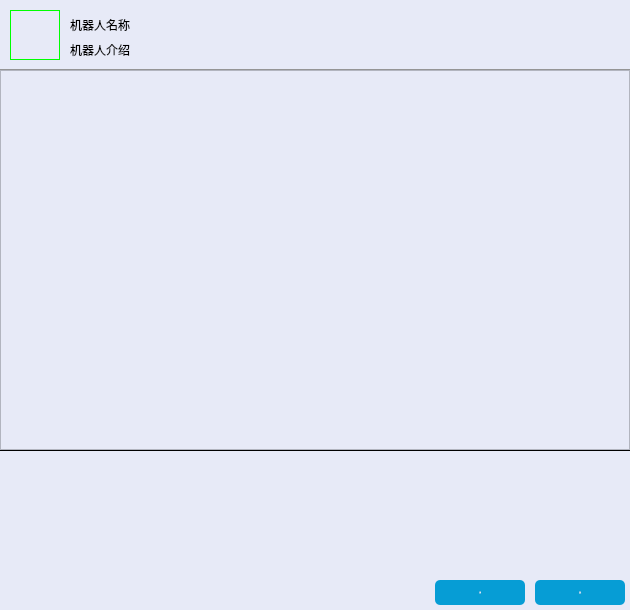
<?xml version="1.0" encoding="UTF-8"?>
<ui version="4.0">
 <class>AiChat</class>
 <widget class="QWidget" name="AiChat">
  <property name="geometry">
   <rect>
    <x>0</x>
    <y>0</y>
    <width>630</width>
    <height>610</height>
   </rect>
  </property>
  <property name="minimumSize">
   <size>
    <width>630</width>
    <height>610</height>
   </size>
  </property>
  <property name="maximumSize">
   <size>
    <width>630</width>
    <height>610</height>
   </size>
  </property>
  <property name="windowTitle">
   <string>Form</string>
  </property>
  <property name="styleSheet">
   <string notr="true">/*全局样式表*/
QPushButton{
	border:none;
}

/*局部样式表Top*/
QWidget#Top{
	background-color: rgb(231, 234, 247);
	border-bottom:1px solid rgb(149, 149, 149);
}

QLabel#FriendHead{
	border:1px solid rgb(0, 255, 0);;
}

QPushButton#close_Btntop:hover{
	background-color: rgb(255, 0, 0);
}

QPushButton#reduce_Btn:hover{
	background-color: rgb(217, 217, 217);
}

/*局部样式表Center*/
QListWidget#listWidget{
	background-color: rgb(231, 234, 247);
}

QLabel#Image{
	border-bottom:1px solid rgb(149, 149, 149);
	background-color: rgb(255, 255, 255);
}

/*局部样式表Bottom*/
QWidget#Bottom{
    border-top:1px solid rgb(0, 0, 0);
	background-color: rgb(231, 234, 247);
}

QPushButton#emote_Btn:hover{
	 border:1px solid rgb(203, 203, 203);
}

QPushButton#file_Btn:hover{
	 border:1px solid rgb(203, 203, 203);
}

QTextEdit#text_Edit{
	background-color: rgb(231, 234, 247);
	border:noe;
}

QPushButton#close_Btnbottom{
	background-color: rgb(6, 157, 213);
	color: rgb(255, 255, 255);
	border-radius:5px;
	font:normal 18px &quot;楷体&quot;;
}

QPushButton#close_Btnbottom:hover{
	background-color: rgb(75,202,255);
}

QPushButton#sending_Btn{
	background-color: rgb(6, 157, 213);
	color: rgb(255, 255, 255);
	border-radius:5px;
	font:normal 18px &quot;楷体&quot;;
}

QPushButton#sending_Btn:hover{
	background-color: rgb(75,202,255);
}

QTextBrowser#text_Browser{
	border:none;
 	background:#E7EAF7;
}

QPushButton#setup_Btn:hover{
	background-color: rgb(217, 217, 217);
}

</string>
  </property>
  <widget class="QWidget" name="Top" native="true">
   <property name="geometry">
    <rect>
     <x>0</x>
     <y>0</y>
     <width>630</width>
     <height>70</height>
    </rect>
   </property>
   <property name="minimumSize">
    <size>
     <width>630</width>
     <height>70</height>
    </size>
   </property>
   <property name="maximumSize">
    <size>
     <width>630</width>
     <height>70</height>
    </size>
   </property>
   <widget class="QLabel" name="FriendHead">
    <property name="geometry">
     <rect>
      <x>10</x>
      <y>10</y>
      <width>50</width>
      <height>50</height>
     </rect>
    </property>
    <property name="text">
     <string/>
    </property>
    <property name="scaledContents">
     <bool>true</bool>
    </property>
   </widget>
   <widget class="QLabel" name="FriendName">
    <property name="geometry">
     <rect>
      <x>70</x>
      <y>15</y>
      <width>150</width>
      <height>20</height>
     </rect>
    </property>
    <property name="minimumSize">
     <size>
      <width>150</width>
      <height>20</height>
     </size>
    </property>
    <property name="maximumSize">
     <size>
      <width>150</width>
      <height>20</height>
     </size>
    </property>
    <property name="text">
     <string>机器人名称</string>
    </property>
   </widget>
   <widget class="QLabel" name="FriendSign">
    <property name="geometry">
     <rect>
      <x>70</x>
      <y>40</y>
      <width>300</width>
      <height>20</height>
     </rect>
    </property>
    <property name="minimumSize">
     <size>
      <width>300</width>
      <height>20</height>
     </size>
    </property>
    <property name="maximumSize">
     <size>
      <width>300</width>
      <height>20</height>
     </size>
    </property>
    <property name="text">
     <string>机器人介绍</string>
    </property>
   </widget>
   <widget class="QPushButton" name="close_Btntop">
    <property name="geometry">
     <rect>
      <x>610</x>
      <y>0</y>
      <width>20</width>
      <height>20</height>
     </rect>
    </property>
    <property name="minimumSize">
     <size>
      <width>20</width>
      <height>20</height>
     </size>
    </property>
    <property name="maximumSize">
     <size>
      <width>20</width>
      <height>20</height>
     </size>
    </property>
    <property name="text">
     <string/>
    </property>
    <property name="icon">
     <iconset resource="../image/Image.qrc">
      <normaloff>:/new/icons/icons/becurrent/close.png</normaloff>:/new/icons/icons/becurrent/close.png</iconset>
    </property>
   </widget>
   <widget class="QPushButton" name="reduce_Btn">
    <property name="geometry">
     <rect>
      <x>588</x>
      <y>0</y>
      <width>20</width>
      <height>20</height>
     </rect>
    </property>
    <property name="minimumSize">
     <size>
      <width>20</width>
      <height>20</height>
     </size>
    </property>
    <property name="maximumSize">
     <size>
      <width>20</width>
      <height>20</height>
     </size>
    </property>
    <property name="text">
     <string/>
    </property>
    <property name="icon">
     <iconset resource="../image/Image.qrc">
      <normaloff>:/new/icons/icons/becurrent/minus.png</normaloff>:/new/icons/icons/becurrent/minus.png</iconset>
    </property>
   </widget>
  </widget>
  <widget class="QWidget" name="Centre" native="true">
   <property name="geometry">
    <rect>
     <x>0</x>
     <y>70</y>
     <width>630</width>
     <height>380</height>
    </rect>
   </property>
   <property name="minimumSize">
    <size>
     <width>630</width>
     <height>380</height>
    </size>
   </property>
   <property name="maximumSize">
    <size>
     <width>630</width>
     <height>380</height>
    </size>
   </property>
   <widget class="QListWidget" name="listWidget">
    <property name="geometry">
     <rect>
      <x>0</x>
      <y>0</y>
      <width>630</width>
      <height>380</height>
     </rect>
    </property>
    <property name="minimumSize">
     <size>
      <width>630</width>
      <height>380</height>
     </size>
    </property>
    <property name="maximumSize">
     <size>
      <width>630</width>
      <height>380</height>
     </size>
    </property>
   </widget>
  </widget>
  <widget class="QWidget" name="Bottom" native="true">
   <property name="geometry">
    <rect>
     <x>0</x>
     <y>450</y>
     <width>630</width>
     <height>160</height>
    </rect>
   </property>
   <property name="minimumSize">
    <size>
     <width>630</width>
     <height>160</height>
    </size>
   </property>
   <property name="maximumSize">
    <size>
     <width>630</width>
     <height>160</height>
    </size>
   </property>
   <widget class="QPushButton" name="close_Btnbottom">
    <property name="geometry">
     <rect>
      <x>435</x>
      <y>130</y>
      <width>90</width>
      <height>25</height>
     </rect>
    </property>
    <property name="minimumSize">
     <size>
      <width>90</width>
      <height>25</height>
     </size>
    </property>
    <property name="maximumSize">
     <size>
      <width>90</width>
      <height>25</height>
     </size>
    </property>
    <property name="font">
     <font>
      <family>楷体</family>
      <pointsize>-1</pointsize>
      <italic>false</italic>
      <bold>false</bold>
     </font>
    </property>
    <property name="text">
     <string>关闭</string>
    </property>
   </widget>
   <widget class="QPushButton" name="sending_Btn">
    <property name="geometry">
     <rect>
      <x>535</x>
      <y>130</y>
      <width>90</width>
      <height>25</height>
     </rect>
    </property>
    <property name="minimumSize">
     <size>
      <width>90</width>
      <height>25</height>
     </size>
    </property>
    <property name="maximumSize">
     <size>
      <width>90</width>
      <height>25</height>
     </size>
    </property>
    <property name="font">
     <font>
      <family>楷体</family>
      <pointsize>-1</pointsize>
      <italic>false</italic>
      <bold>false</bold>
     </font>
    </property>
    <property name="text">
     <string>发送</string>
    </property>
   </widget>
   <widget class="QTextEdit" name="text_Edit">
    <property name="geometry">
     <rect>
      <x>0</x>
      <y>1</y>
      <width>630</width>
      <height>120</height>
     </rect>
    </property>
    <property name="minimumSize">
     <size>
      <width>630</width>
      <height>120</height>
     </size>
    </property>
    <property name="maximumSize">
     <size>
      <width>630</width>
      <height>120</height>
     </size>
    </property>
    <property name="font">
     <font>
      <pointsize>14</pointsize>
     </font>
    </property>
    <property name="verticalScrollBarPolicy">
     <enum>Qt::ScrollBarAlwaysOff</enum>
    </property>
    <property name="horizontalScrollBarPolicy">
     <enum>Qt::ScrollBarAlwaysOff</enum>
    </property>
    <property name="html">
     <string>&lt;!DOCTYPE HTML PUBLIC &quot;-//W3C//DTD HTML 4.0//EN&quot; &quot;http://www.w3.org/TR/REC-html40/strict.dtd&quot;&gt;
&lt;html&gt;&lt;head&gt;&lt;meta name=&quot;qrichtext&quot; content=&quot;1&quot; /&gt;&lt;meta charset=&quot;utf-8&quot; /&gt;&lt;style type=&quot;text/css&quot;&gt;
p, li { white-space: pre-wrap; }
hr { height: 1px; border-width: 0; }
li.unchecked::marker { content: &quot;\2610&quot;; }
li.checked::marker { content: &quot;\2612&quot;; }
&lt;/style&gt;&lt;/head&gt;&lt;body style=&quot; font-family:'Microsoft YaHei UI'; font-size:14pt; font-weight:400; font-style:normal;&quot;&gt;
&lt;p style=&quot;-qt-paragraph-type:empty; margin-top:0px; margin-bottom:0px; margin-left:0px; margin-right:0px; -qt-block-indent:0; text-indent:0px; font-size:9pt;&quot;&gt;&lt;br /&gt;&lt;/p&gt;&lt;/body&gt;&lt;/html&gt;</string>
    </property>
   </widget>
  </widget>
 </widget>
 <resources>
  <include location="../image/Image.qrc"/>
 </resources>
 <connections/>
</ui>
